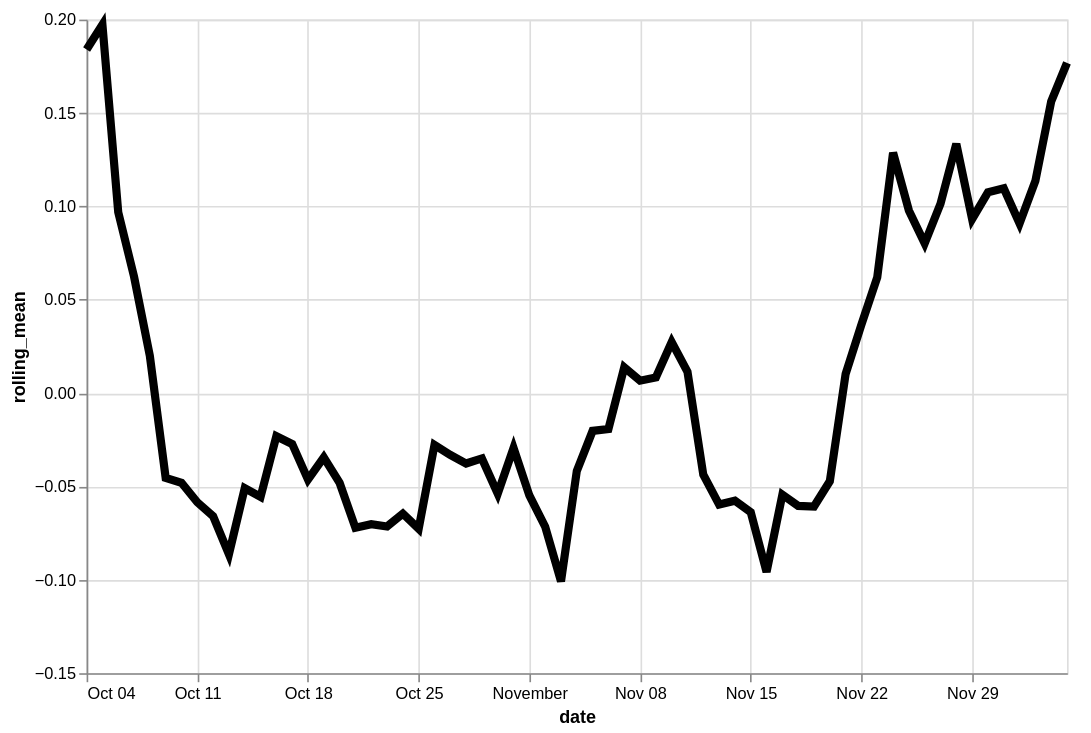

Source (Vega-Lite JSON):
### Vega-Lite specification from a JSON file in a GitHub repository (floating-point values rounded to 4 significant figures)
{"config": {"view": {"continuousWidth": 400, "continuousHeight": 300}}, "data": {"name": "data-babd15503329f5a0f65b597dd451f420"}, "mark": {"type": "line", "color": "black", "size": 5}, "encoding": {"x": {"type": "temporal", "field": "date"}, "y": {"type": "quantitative", "field": "rolling_mean"}}, "height": 400, "transform": [{"window": [{"op": "mean", "field": "residual", "as": "rolling_mean"}], "frame": [-4, 3]}], "width": 600, "$schema": "https://vega.github.io/schema/vega-lite/v4.8.1.json", "datasets": {"data-babd15503329f5a0f65b597dd451f420": [{"date": "2020-10-04", "residual": 0.6495}, {"date": "2020-10-05", "residual": 0.06317}, {"date": "2020-10-06", "residual": -0.05677}, {"date": "2020-10-07", "residual": 0.08008}, {"date": "2020-10-08", "residual": 0.2505}, {"date": "2020-10-09", "residual": -0.4051}, {"date": "2020-10-10", "residual": -0.1448}, {"date": "2020-10-11", "residual": -0.2777}, {"date": "2020-10-12", "residual": 0.1275}, {"date": "2020-10-13", "residual": 0.04213}, {"date": "2020-10-14", "residual": -0.1403}, {"date": "2020-10-15", "residual": 0.02}, {"date": "2020-10-16", "residual": 0.08798}, {"date": "2020-10-17", "residual": -0.1219}, {"date": "2020-10-18", "residual": -0.1824}, {"date": "2020-10-19", "residual": -0.01764}, {"date": "2020-10-20", "residual": 0.09429}, {"date": "2020-10-21", "residual": -0.1106}, {"date": "2020-10-22", "residual": -0.04513}, {"date": "2020-10-23", "residual": -0.08873}, {"date": "2020-10-24", "residual": -0.1048}, {"date": "2020-10-25", "residual": -0.1065}, {"date": "2020-10-26", "residual": -0.1923}, {"date": "2020-10-27", "residual": 0.0375}, {"date": "2020-10-28", "residual": 0.02942}, {"date": "2020-10-29", "residual": 0.2481}, {"date": "2020-10-30", "residual": -0.08785}, {"date": "2020-10-31", "residual": -0.1253}, {"date": "2020-11-01", "residual": -0.0832}, {"date": "2020-11-02", "residual": -0.2573}, {"date": "2020-11-03", "residual": 0.003478}, {"date": "2020-11-04", "residual": -0.1657}, {"date": "2020-11-05", "residual": -0.1044}, {"date": "2020-11-06", "residual": 0.01341}, {"date": "2020-11-07", "residual": 0.3851}, {"date": "2020-11-08", "residual": 0.0467}, {"date": "2020-11-09", "residual": -0.07499}, {"date": "2020-11-10", "residual": 0.006558}, {"date": "2020-11-11", "residual": -0.05344}, {"date": "2020-11-12", "residual": -0.1521}, {"date": "2020-11-13", "residual": 0.04747}, {"date": "2020-11-14", "residual": -0.1141}, {"date": "2020-11-15", "residual": -0.05603}, {"date": "2020-11-16", "residual": -0.08102}, {"date": "2020-11-17", "residual": -0.05849}, {"date": "2020-11-18", "residual": -0.0428}, {"date": "2020-11-19", "residual": -0.3096}, {"date": "2020-11-20", "residual": 0.1793}, {"date": "2020-11-21", "residual": -0.0006442}, {"date": "2020-11-22", "residual": -0.1167}, {"date": "2020-11-23", "residual": 0.05239}, {"date": "2020-11-24", "residual": 0.3784}, {"date": "2020-11-25", "residual": 0.1532}, {"date": "2020-11-26", "residual": 0.1594}, {"date": "2020-11-27", "residual": 0.2247}, {"date": "2020-11-28", "residual": -0.06831}, {"date": "2020-11-29", "residual": -0.1418}, {"date": "2020-11-30", "residual": 0.05287}, {"date": "2020-12-01", "residual": 0.3094}, {"date": "2020-12-02", "residual": 0.0556}, {"date": "2020-12-03", "residual": 0.2683}, {"date": "2020-12-04", "residual": 0.1766}, {"date": "2020-12-05", "residual": 0.0741}]}}
